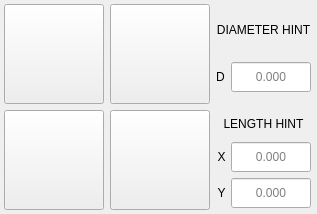
             <widget class="QWidget" name="boss_and_pocket">
              <layout class="QVBoxLayout" name="verticalLayout_39">
               <property name="spacing">
                <number>2</number>
               </property>
               <property name="leftMargin">
                <number>0</number>
               </property>
               <property name="topMargin">
                <number>0</number>
               </property>
               <property name="rightMargin">
                <number>2</number>
               </property>
               <property name="bottomMargin">
                <number>0</number>
               </property>
               <item>
                <widget class="QFrame" name="frame_boss_pocket">
                 <layout class="QVBoxLayout" name="verticalLayout_11" stretch="0,0">
                  <property name="leftMargin">
                   <number>4</number>
                  </property>
                  <property name="topMargin">
                   <number>4</number>
                  </property>
                  <property name="rightMargin">
                   <number>4</number>
                  </property>
                  <property name="bottomMargin">
                   <number>4</number>
                  </property>
                  <item>
                   <widget class="QWidget" name="widget_bp_round" native="true">
                    <property name="sizePolicy">
                     <sizepolicy hsizetype="Preferred" vsizetype="Preferred">
                      <horstretch>0</horstretch>
                      <verstretch>0</verstretch>
                     </sizepolicy>
                    </property>
                    <property name="minimumSize">
                     <size>
                      <width>0</width>
                      <height>0</height>
                     </size>
                    </property>
                    <property name="maximumSize">
                     <size>
                      <width>16777215</width>
                      <height>100</height>
                     </size>
                    </property>
                    <layout class="QHBoxLayout" name="horizontalLayout_14" stretch="0,0,1">
                     <property name="leftMargin">
                      <number>0</number>
                     </property>
                     <property name="topMargin">
                      <number>0</number>
                     </property>
                     <property name="rightMargin">
                      <number>0</number>
                     </property>
                     <property name="bottomMargin">
                      <number>0</number>
                     </property>
                     <item>
                      <widget class="QPushButton" name="probe_round_boss">
                       <property name="sizePolicy">
                        <sizepolicy hsizetype="Preferred" vsizetype="Preferred">
                         <horstretch>0</horstretch>
                         <verstretch>0</verstretch>
                        </sizepolicy>
                       </property>
                       <property name="minimumSize">
                        <size>
                         <width>100</width>
                         <height>100</height>
                        </size>
                       </property>
                       <property name="maximumSize">
                        <size>
                         <width>100</width>
                         <height>100</height>
                        </size>
                       </property>
                       <property name="focusPolicy">
                        <enum>Qt::StrongFocus</enum>
                       </property>
                       <property name="toolTip">
                        <string>Round boss</string>
                       </property>
                       <property name="text">
                        <string/>
                       </property>
                       <property name="icon">
                        <iconset>
                         <normalon>basic_probe_icons/round_boss.png</normalon>
                        </iconset>
                       </property>
                       <property name="iconSize">
                        <size>
                         <width>80</width>
                         <height>80</height>
                        </size>
                       </property>
                       <property name="probe" stdset="0">
                        <string>probe_round_boss</string>
                       </property>
                       <attribute name="buttonGroup">
                        <string notr="true">boss_pocket_buttonGroup</string>
                       </attribute>
                      </widget>
                     </item>
                     <item>
                      <widget class="QPushButton" name="probe_round_pocket">
                       <property name="sizePolicy">
                        <sizepolicy hsizetype="Preferred" vsizetype="Preferred">
                         <horstretch>0</horstretch>
                         <verstretch>0</verstretch>
                        </sizepolicy>
                       </property>
                       <property name="minimumSize">
                        <size>
                         <width>100</width>
                         <height>100</height>
                        </size>
                       </property>
                       <property name="maximumSize">
                        <size>
                         <width>100</width>
                         <height>100</height>
                        </size>
                       </property>
                       <property name="toolTip">
                        <string>Round pocket</string>
                       </property>
                       <property name="text">
                        <string/>
                       </property>
                       <property name="icon">
                        <iconset>
                         <normalon>basic_probe_icons/round_pocket.png</normalon>
                        </iconset>
                       </property>
                       <property name="iconSize">
                        <size>
                         <width>80</width>
                         <height>80</height>
                        </size>
                       </property>
                       <property name="probe" stdset="0">
                        <string>probe_round_pocket</string>
                       </property>
                       <attribute name="buttonGroup">
                        <string notr="true">boss_pocket_buttonGroup</string>
                       </attribute>
                      </widget>
                     </item>
                     <item>
                      <layout class="QVBoxLayout" name="verticalLayout_12">
                       <item>
                        <widget class="QLabel" name="label_3">
                         <property name="minimumSize">
                          <size>
                           <width>0</width>
                           <height>30</height>
                          </size>
                         </property>
                         <property name="maximumSize">
                          <size>
                           <width>16777215</width>
                           <height>30</height>
                          </size>
                         </property>
                         <property name="text">
                          <string>DIAMETER HINT</string>
                         </property>
                         <property name="alignment">
                          <set>Qt::AlignCenter</set>
                         </property>
                        </widget>
                       </item>
                       <item>
                        <layout class="QHBoxLayout" name="horizontalLayout_18">
                         <item>
                          <widget class="QLabel" name="label">
                           <property name="minimumSize">
                            <size>
                             <width>0</width>
                             <height>24</height>
                            </size>
                           </property>
                           <property name="maximumSize">
                            <size>
                             <width>16777215</width>
                             <height>24</height>
                            </size>
                           </property>
                           <property name="text">
                            <string>D</string>
                           </property>
                           <property name="alignment">
                            <set>Qt::AlignCenter</set>
                           </property>
                          </widget>
                         </item>
                         <item>
                          <widget class="QLineEdit" name="lineEdit_diameter_hint">
                           <property name="sizePolicy">
                            <sizepolicy hsizetype="Preferred" vsizetype="Preferred">
                             <horstretch>0</horstretch>
                             <verstretch>0</verstretch>
                            </sizepolicy>
                           </property>
                           <property name="minimumSize">
                            <size>
                             <width>80</width>
                             <height>30</height>
                            </size>
                           </property>
                           <property name="maximumSize">
                            <size>
                             <width>80</width>
                             <height>30</height>
                            </size>
                           </property>
                           <property name="focusPolicy">
                            <enum>Qt::ClickFocus</enum>
                           </property>
                           <property name="styleSheet">
                            <string notr="true"/>
                           </property>
                           <property name="text">
                            <string/>
                           </property>
                           <property name="alignment">
                            <set>Qt::AlignCenter</set>
                           </property>
                           <property name="placeholderText">
                            <string>0.000</string>
                           </property>
                          </widget>
                         </item>
                        </layout>
                       </item>
                      </layout>
                     </item>
                    </layout>
                   </widget>
                  </item>
                  <item>
                   <widget class="QWidget" name="widget_bp_rect" native="true">
                    <property name="sizePolicy">
                     <sizepolicy hsizetype="Preferred" vsizetype="Preferred">
                      <horstretch>0</horstretch>
                      <verstretch>0</verstretch>
                     </sizepolicy>
                    </property>
                    <property name="minimumSize">
                     <size>
                      <width>0</width>
                      <height>0</height>
                     </size>
                    </property>
                    <property name="maximumSize">
                     <size>
                      <width>16777215</width>
                      <height>100</height>
                     </size>
                    </property>
                    <layout class="QHBoxLayout" name="horizontalLayout_15" stretch="0,0,1">
                     <property name="leftMargin">
                      <number>0</number>
                     </property>
                     <property name="topMargin">
                      <number>0</number>
                     </property>
                     <property name="rightMargin">
                      <number>0</number>
                     </property>
                     <property name="bottomMargin">
                      <number>0</number>
                     </property>
                     <item>
                      <widget class="QPushButton" name="probe_rect_boss">
                       <property name="sizePolicy">
                        <sizepolicy hsizetype="Preferred" vsizetype="Preferred">
                         <horstretch>0</horstretch>
                         <verstretch>0</verstretch>
                        </sizepolicy>
                       </property>
                       <property name="minimumSize">
                        <size>
                         <width>100</width>
                         <height>100</height>
                        </size>
                       </property>
                       <property name="maximumSize">
                        <size>
                         <width>100</width>
                         <height>100</height>
                        </size>
                       </property>
                       <property name="toolTip">
                        <string>Rectangular boss</string>
                       </property>
                       <property name="text">
                        <string/>
                       </property>
                       <property name="icon">
                        <iconset>
                         <normalon>basic_probe_icons/rect_boss.png</normalon>
                        </iconset>
                       </property>
                       <property name="iconSize">
                        <size>
                         <width>80</width>
                         <height>80</height>
                        </size>
                       </property>
                       <property name="probe" stdset="0">
                        <string>probe_rectangular_boss</string>
                       </property>
                       <attribute name="buttonGroup">
                        <string notr="true">boss_pocket_buttonGroup</string>
                       </attribute>
                      </widget>
                     </item>
                     <item>
                      <widget class="QPushButton" name="probe_rect_pocket">
                       <property name="sizePolicy">
                        <sizepolicy hsizetype="Preferred" vsizetype="Preferred">
                         <horstretch>0</horstretch>
                         <verstretch>0</verstretch>
                        </sizepolicy>
                       </property>
                       <property name="minimumSize">
                        <size>
                         <width>100</width>
                         <height>100</height>
                        </size>
                       </property>
                       <property name="maximumSize">
                        <size>
                         <width>100</width>
                         <height>100</height>
                        </size>
                       </property>
                       <property name="toolTip">
                        <string>Rectangular pocket</string>
                       </property>
                       <property name="text">
                        <string/>
                       </property>
                       <property name="icon">
                        <iconset>
                         <normalon>basic_probe_icons/rect_pocket.png</normalon>
                        </iconset>
                       </property>
                       <property name="iconSize">
                        <size>
                         <width>80</width>
                         <height>80</height>
                        </size>
                       </property>
                       <property name="probe" stdset="0">
                        <string>probe_rectangular_pocket</string>
                       </property>
                       <attribute name="buttonGroup">
                        <string notr="true">boss_pocket_buttonGroup</string>
                       </attribute>
                      </widget>
                     </item>
                     <item>
                      <layout class="QVBoxLayout" name="verticalLayout_13">
                       <property name="spacing">
                        <number>4</number>
                       </property>
                       <item>
                        <widget class="QLabel" name="label_8">
                         <property name="minimumSize">
                          <size>
                           <width>0</width>
                           <height>24</height>
                          </size>
                         </property>
                         <property name="maximumSize">
                          <size>
                           <width>16777215</width>
                           <height>24</height>
                          </size>
                         </property>
                         <property name="text">
                          <string>LENGTH HINT</string>
                         </property>
                         <property name="alignment">
                          <set>Qt::AlignCenter</set>
                         </property>
                        </widget>
                       </item>
                       <item>
                        <layout class="QHBoxLayout" name="horizontalLayout_16">
                         <item>
                          <widget class="QLabel" name="label_9">
                           <property name="minimumSize">
                            <size>
                             <width>0</width>
                             <height>24</height>
                            </size>
                           </property>
                           <property name="maximumSize">
                            <size>
                             <width>16777215</width>
                             <height>24</height>
                            </size>
                           </property>
                           <property name="text">
                            <string>X</string>
                           </property>
                           <property name="alignment">
                            <set>Qt::AlignCenter</set>
                           </property>
                          </widget>
                         </item>
                         <item>
                          <widget class="QLineEdit" name="lineEdit_x_hint_bp">
                           <property name="sizePolicy">
                            <sizepolicy hsizetype="Preferred" vsizetype="Preferred">
                             <horstretch>0</horstretch>
                             <verstretch>0</verstretch>
                            </sizepolicy>
                           </property>
                           <property name="minimumSize">
                            <size>
                             <width>80</width>
                             <height>30</height>
                            </size>
                           </property>
                           <property name="maximumSize">
                            <size>
                             <width>80</width>
                             <height>30</height>
                            </size>
                           </property>
                           <property name="focusPolicy">
                            <enum>Qt::ClickFocus</enum>
                           </property>
                           <property name="styleSheet">
                            <string notr="true"/>
                           </property>
                           <property name="text">
                            <string/>
                           </property>
                           <property name="alignment">
                            <set>Qt::AlignCenter</set>
                           </property>
                           <property name="placeholderText">
                            <string>0.000</string>
                           </property>
                          </widget>
                         </item>
                        </layout>
                       </item>
                       <item>
                        <layout class="QHBoxLayout" name="horizontalLayout_17">
                         <item>
                          <widget class="QLabel" name="label_10">
                           <property name="minimumSize">
                            <size>
                             <width>0</width>
                             <height>24</height>
                            </size>
                           </property>
                           <property name="maximumSize">
                            <size>
                             <width>16777215</width>
                             <height>24</height>
                            </size>
                           </property>
                           <property name="text">
                            <string>Y</string>
                           </property>
                           <property name="alignment">
                            <set>Qt::AlignCenter</set>
                           </property>
                          </widget>
                         </item>
                         <item>
                          <widget class="QLineEdit" name="lineEdit_y_hint_bp">
                           <property name="sizePolicy">
                            <sizepolicy hsizetype="Preferred" vsizetype="Preferred">
                             <horstretch>0</horstretch>
                             <verstretch>0</verstretch>
                            </sizepolicy>
                           </property>
                           <property name="minimumSize">
                            <size>
                             <width>80</width>
                             <height>30</height>
                            </size>
                           </property>
                           <property name="maximumSize">
                            <size>
                             <width>80</width>
                             <height>30</height>
                            </size>
                           </property>
                           <property name="focusPolicy">
                            <enum>Qt::ClickFocus</enum>
                           </property>
                           <property name="styleSheet">
                            <string notr="true"/>
                           </property>
                           <property name="text">
                            <string/>
                           </property>
                           <property name="alignment">
                            <set>Qt::AlignCenter</set>
                           </property>
                           <property name="placeholderText">
                            <string>0.000</string>
                           </property>
                          </widget>
                         </item>
                        </layout>
                       </item>
                      </layout>
                     </item>
                    </layout>
                   </widget>
                  </item>
                 </layout>
                </widget>
               </item>
              </layout>
             </widget>
